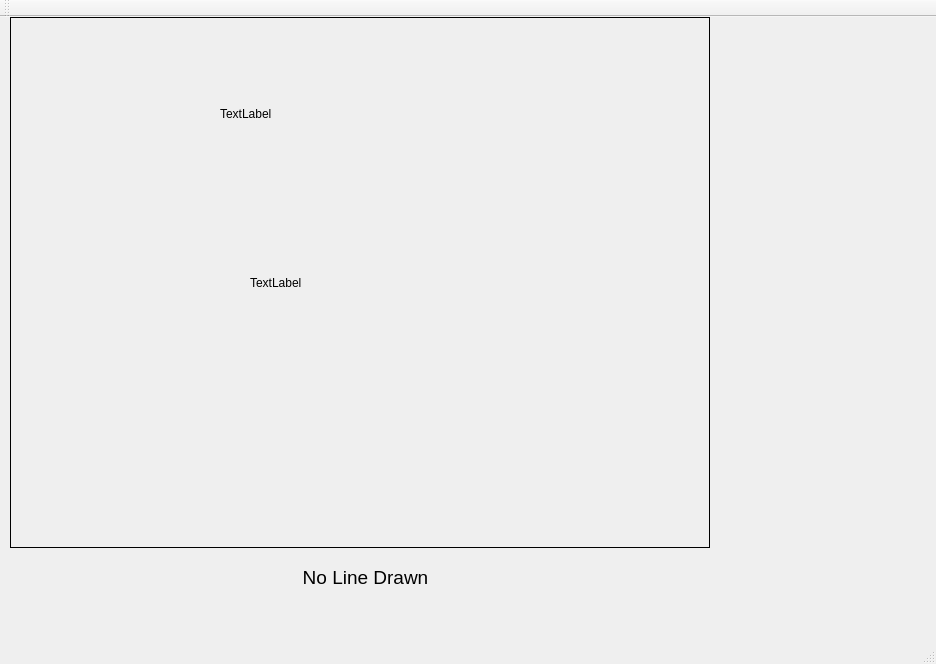
<?xml version="1.0" encoding="UTF-8"?>
<ui version="4.0">
 <class>CohenSutherland</class>
 <widget class="QMainWindow" name="CohenSutherland">
  <property name="geometry">
   <rect>
    <x>0</x>
    <y>0</y>
    <width>936</width>
    <height>664</height>
   </rect>
  </property>
  <property name="windowTitle">
   <string>CohenSutherland</string>
  </property>
  <widget class="QWidget" name="centralWidget">
   <widget class="QLabel" name="label">
    <property name="geometry">
     <rect>
      <x>10</x>
      <y>0</y>
      <width>700</width>
      <height>531</height>
     </rect>
    </property>
    <property name="frameShape">
     <enum>QFrame::Box</enum>
    </property>
    <property name="text">
     <string/>
    </property>
   </widget>
   <widget class="QLabel" name="label_2">
    <property name="geometry">
     <rect>
      <x>220</x>
      <y>90</y>
      <width>59</width>
      <height>14</height>
     </rect>
    </property>
    <property name="text">
     <string>TextLabel</string>
    </property>
   </widget>
   <widget class="QLabel" name="label_3">
    <property name="geometry">
     <rect>
      <x>170</x>
      <y>530</y>
      <width>391</width>
      <height>61</height>
     </rect>
    </property>
    <property name="font">
     <font>
      <pointsize>14</pointsize>
     </font>
    </property>
    <property name="frameShape">
     <enum>QFrame::NoFrame</enum>
    </property>
    <property name="frameShadow">
     <enum>QFrame::Plain</enum>
    </property>
    <property name="text">
     <string>No Line Drawn</string>
    </property>
    <property name="alignment">
     <set>Qt::AlignCenter</set>
    </property>
   </widget>
   <widget class="QLabel" name="label_4">
    <property name="geometry">
     <rect>
      <x>250</x>
      <y>120</y>
      <width>441</width>
      <height>291</height>
     </rect>
    </property>
    <property name="text">
     <string>TextLabel</string>
    </property>
   </widget>
  </widget>
  <widget class="QMenuBar" name="menuBar">
   <property name="geometry">
    <rect>
     <x>0</x>
     <y>0</y>
     <width>936</width>
     <height>25</height>
    </rect>
   </property>
  </widget>
  <widget class="QToolBar" name="mainToolBar">
   <attribute name="toolBarArea">
    <enum>TopToolBarArea</enum>
   </attribute>
   <attribute name="toolBarBreak">
    <bool>false</bool>
   </attribute>
  </widget>
  <widget class="QStatusBar" name="statusBar"/>
 </widget>
 <layoutdefault spacing="6" margin="11"/>
 <resources/>
 <connections/>
</ui>
